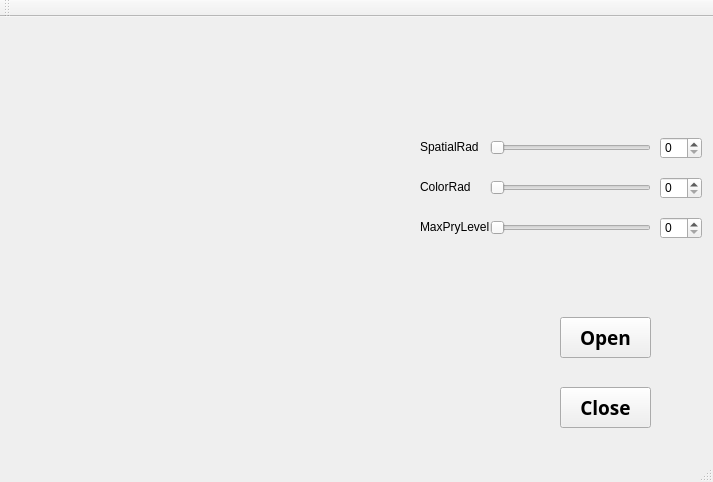
<?xml version="1.0" encoding="UTF-8"?>
<ui version="4.0">
 <class>rgb_segClass</class>
 <widget class="QMainWindow" name="rgb_segClass">
  <property name="enabled">
   <bool>true</bool>
  </property>
  <property name="geometry">
   <rect>
    <x>0</x>
    <y>0</y>
    <width>713</width>
    <height>482</height>
   </rect>
  </property>
  <property name="windowTitle">
   <string>rgb_seg</string>
  </property>
  <widget class="QWidget" name="centralWidget">
   <widget class="QPushButton" name="Open">
    <property name="geometry">
     <rect>
      <x>560</x>
      <y>300</y>
      <width>91</width>
      <height>41</height>
     </rect>
    </property>
    <property name="font">
     <font>
      <family>Adobe Arabic</family>
      <pointsize>14</pointsize>
      <weight>75</weight>
      <bold>true</bold>
     </font>
    </property>
    <property name="toolTip">
     <string>&lt;html&gt;&lt;head/&gt;&lt;body&gt;&lt;p&gt;打开图&lt;/p&gt;&lt;/body&gt;&lt;/html&gt;</string>
    </property>
    <property name="whatsThis">
     <string>&lt;html&gt;&lt;head/&gt;&lt;body&gt;&lt;p&gt;打开图片&lt;/p&gt;&lt;/body&gt;&lt;/html&gt;</string>
    </property>
    <property name="text">
     <string>Open</string>
    </property>
   </widget>
   <widget class="QPushButton" name="Close">
    <property name="geometry">
     <rect>
      <x>560</x>
      <y>370</y>
      <width>91</width>
      <height>41</height>
     </rect>
    </property>
    <property name="font">
     <font>
      <family>Adobe Arabic</family>
      <pointsize>14</pointsize>
      <weight>75</weight>
      <bold>true</bold>
     </font>
    </property>
    <property name="toolTip">
     <string>&lt;html&gt;&lt;head/&gt;&lt;body&gt;&lt;p&gt;清除&lt;/p&gt;&lt;/body&gt;&lt;/html&gt;</string>
    </property>
    <property name="whatsThis">
     <string>&lt;html&gt;&lt;head/&gt;&lt;body&gt;&lt;p&gt;清空&lt;/p&gt;&lt;/body&gt;&lt;/html&gt;</string>
    </property>
    <property name="text">
     <string>Close</string>
    </property>
   </widget>
   <widget class="QSlider" name="SpatialRad_Slider">
    <property name="enabled">
     <bool>true</bool>
    </property>
    <property name="geometry">
     <rect>
      <x>490</x>
      <y>120</y>
      <width>161</width>
      <height>21</height>
     </rect>
    </property>
    <property name="minimum">
     <number>5</number>
    </property>
    <property name="orientation">
     <enum>Qt::Horizontal</enum>
    </property>
   </widget>
   <widget class="QLabel" name="Label">
    <property name="enabled">
     <bool>true</bool>
    </property>
    <property name="geometry">
     <rect>
      <x>420</x>
      <y>120</y>
      <width>71</width>
      <height>20</height>
     </rect>
    </property>
    <property name="text">
     <string>SpatialRad</string>
    </property>
   </widget>
   <widget class="QLabel" name="Qimage_Label">
    <property name="geometry">
     <rect>
      <x>0</x>
      <y>0</y>
      <width>351</width>
      <height>161</height>
     </rect>
    </property>
    <property name="text">
     <string/>
    </property>
   </widget>
   <widget class="QLabel" name="Qimage_Label_2">
    <property name="geometry">
     <rect>
      <x>0</x>
      <y>220</y>
      <width>351</width>
      <height>161</height>
     </rect>
    </property>
    <property name="text">
     <string/>
    </property>
   </widget>
   <widget class="QLabel" name="Label_2">
    <property name="enabled">
     <bool>true</bool>
    </property>
    <property name="geometry">
     <rect>
      <x>420</x>
      <y>160</y>
      <width>71</width>
      <height>20</height>
     </rect>
    </property>
    <property name="text">
     <string>ColorRad</string>
    </property>
   </widget>
   <widget class="QSlider" name="ColorRad_Slider">
    <property name="enabled">
     <bool>true</bool>
    </property>
    <property name="geometry">
     <rect>
      <x>490</x>
      <y>160</y>
      <width>161</width>
      <height>21</height>
     </rect>
    </property>
    <property name="minimum">
     <number>5</number>
    </property>
    <property name="orientation">
     <enum>Qt::Horizontal</enum>
    </property>
   </widget>
   <widget class="QLabel" name="Label_3">
    <property name="enabled">
     <bool>true</bool>
    </property>
    <property name="geometry">
     <rect>
      <x>420</x>
      <y>200</y>
      <width>71</width>
      <height>20</height>
     </rect>
    </property>
    <property name="text">
     <string>MaxPryLevel</string>
    </property>
   </widget>
   <widget class="QSlider" name="maxPryLevel_Slider">
    <property name="enabled">
     <bool>true</bool>
    </property>
    <property name="geometry">
     <rect>
      <x>490</x>
      <y>200</y>
      <width>161</width>
      <height>21</height>
     </rect>
    </property>
    <property name="maximum">
     <number>5</number>
    </property>
    <property name="orientation">
     <enum>Qt::Horizontal</enum>
    </property>
   </widget>
   <widget class="QSpinBox" name="SptialValue">
    <property name="enabled">
     <bool>true</bool>
    </property>
    <property name="geometry">
     <rect>
      <x>660</x>
      <y>120</y>
      <width>42</width>
      <height>22</height>
     </rect>
    </property>
   </widget>
   <widget class="QSpinBox" name="ColorValue">
    <property name="enabled">
     <bool>true</bool>
    </property>
    <property name="geometry">
     <rect>
      <x>660</x>
      <y>160</y>
      <width>42</width>
      <height>22</height>
     </rect>
    </property>
   </widget>
   <widget class="QSpinBox" name="PryLevelValue">
    <property name="enabled">
     <bool>true</bool>
    </property>
    <property name="geometry">
     <rect>
      <x>660</x>
      <y>200</y>
      <width>42</width>
      <height>22</height>
     </rect>
    </property>
   </widget>
  </widget>
  <widget class="QMenuBar" name="menuBar">
   <property name="geometry">
    <rect>
     <x>0</x>
     <y>0</y>
     <width>713</width>
     <height>23</height>
    </rect>
   </property>
  </widget>
  <widget class="QToolBar" name="mainToolBar">
   <attribute name="toolBarArea">
    <enum>TopToolBarArea</enum>
   </attribute>
   <attribute name="toolBarBreak">
    <bool>false</bool>
   </attribute>
  </widget>
  <widget class="QStatusBar" name="statusBar"/>
 </widget>
 <layoutdefault spacing="6" margin="11"/>
 <resources>
  <include location="rgb_seg.qrc"/>
 </resources>
 <connections/>
</ui>
